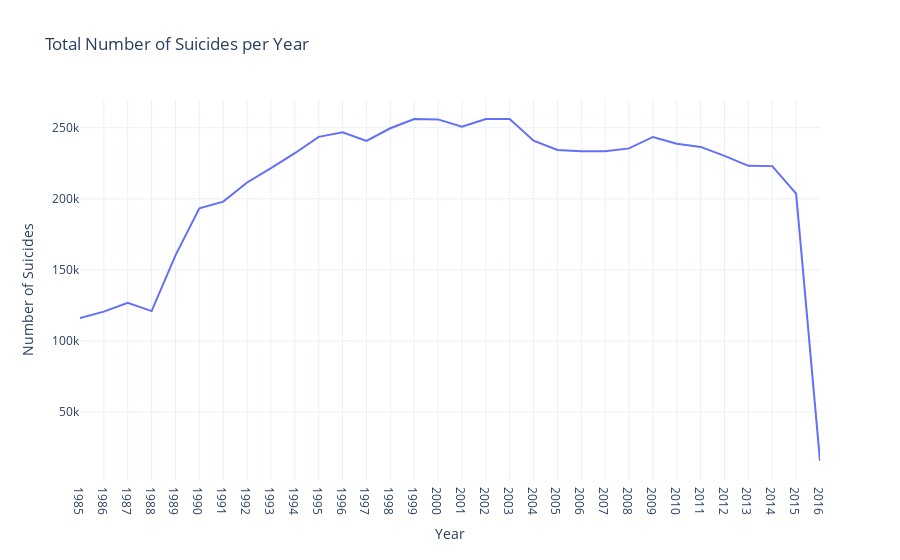

The code cell stored with this chart in its notebook:
### Code cell
# Plotly interactive plot
fig = px.line(suicides_per_year, x='year', y='suicides_no', title='Total Number of Suicides per Year')

# Update layout
fig.update_layout(
    xaxis_title='Year',
    yaxis_title='Number of Suicides',
    xaxis=dict(type='category'),
    yaxis=dict(type='linear'),
    hovermode='x unified',
    template='plotly_white'
)

# Show the plot
fig.show()

### Figure 1 — Plotly figure (JSON) as saved in the notebook; plotly's stock layout.template omitted (floating-point values rounded to 4 significant figures)
{"data": [{"hovertemplate": "year=%{x}<br>suicides_no=%{y}<extra></extra>", "legendgroup": "", "line": {"color": "#636efa", "dash": "solid"}, "marker": {"symbol": "circle"}, "mode": "lines", "name": "", "orientation": "v", "showlegend": false, "x": [1985, 1986, 1987, 1988, 1989, 1990, 1991, 1992, 1993, 1994, 1995, 1996, 1997, 1998, 1999, 2000, 2001, 2002, 2003, 2004, 2005, 2006, 2007, 2008, 2009, 2010, 2011, 2012, 2013, 2014, 2015, 2016], "xaxis": "x", "y": [116063, 120670, 126842, 121026, 160244, 193361, 198020, 211473, 221565, 232063, 243544, 246725, 240745, 249591, 256119, 255832, 250652, 256095, 256079, 240861, 234375, 233361, 233408, 235447, 243487, 238702, 236484, 230160, 223199, 222984, 203640, 15603], "yaxis": "y", "type": "scatter"}], "layout": {"xaxis": {"anchor": "y", "domain": [0, 1], "title": {"text": "Year"}, "type": "category", "range": [0, 31], "autorange": true}, "yaxis": {"anchor": "x", "domain": [0, 1], "title": {"text": "Number of Suicides"}, "type": "linear", "range": [2241, 269481], "autorange": true}, "legend": {"tracegroupgap": 0}, "title": {"text": "Total Number of Suicides per Year"}, "hovermode": "x unified", "autosize": true}}
